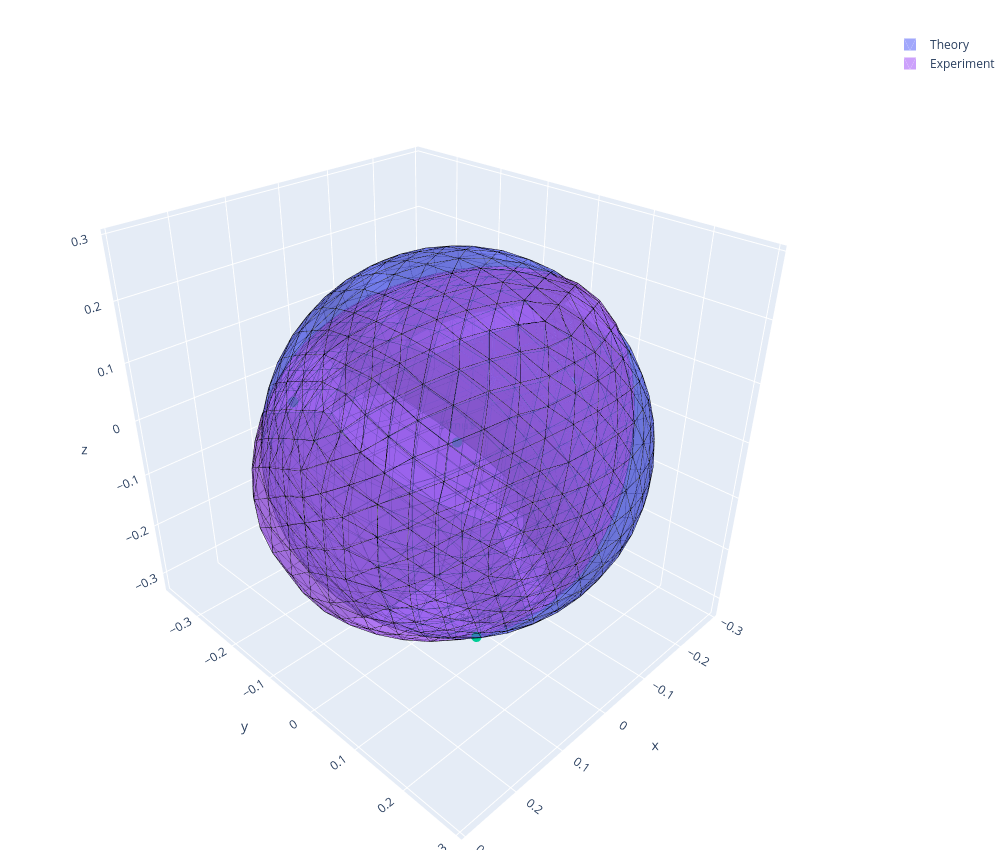

Notebook code cell kept with this figure:
### Code cell
sic_indices = [0,1,2]
marked_probabilities = [P[i] for i in sic_indices] + [x_center]
labels = [r"$p_%d$" % (i+1) for i in sic_indices] + [r"$\mu$"]
B = make_sum_zero_section(marked_probabilities[:-1])

section_data = probability_spectrahedron_section_3D(
        A_matrices=A_matrices,
        x_center=x_center,
        B=B,
)
section_data = section_data | {"marked_probabilities": marked_probabilities, "labels": labels}

section_data_empirical = probability_spectrahedron_section_3D(
        A_matrices=A_matrices_empirical,
        x_center=x_center,
        B=B,
)
section_data_empirical = section_data_empirical | {"marked_probabilities": [], "labels": []}

#plot_section_3D_matplotlib([section_data, section_data_empirical], section_labels=["Theory", "Experiment"])
plot_section_3D_plotly([section_data, section_data_empirical], section_labels=["Theory", "Experiment"])

### Figure 1 — Plotly figure (JSON) as saved in the notebook; plotly's stock layout.template omitted (floating-point values rounded to 4 significant figures; data arrays with more than 128 entries replaced by an {"elided": "..."} marker saying what was removed)
{"data": [{"flatshading": true, "hovertemplate": "y₁=%{x:.4f}<br>y₂=%{y:.4f}<br>y₃=%{z:.4f}<extra></extra>", "i": {"elided": "1280 int values"}, "j": {"elided": "1280 int values"}, "k": {"elided": "1280 int values"}, "name": "Theory", "opacity": 0.6, "showlegend": true, "type": "mesh3d", "x": {"elided": "642 float values"}, "y": {"elided": "642 float values"}, "z": {"elided": "642 float values"}}, {"hoverinfo": "skip", "line": {"color": "black", "width": 1}, "mode": "lines", "showlegend": false, "type": "scatter3d", "x": {"elided": "5760 float values"}, "y": {"elided": "5760 float values"}, "z": {"elided": "5760 float values"}}, {"marker": {"size": 6}, "mode": "markers+text", "showlegend": false, "text": ["$p_1$", "$p_2$", "$p_3$", "$\\mu$"], "textposition": "top center", "type": "scatter3d", "x": [-0.2887, 0.09623, 0.09623, 0.0], "y": [-4.502e-18, -0.2722, 0.1361, 0.0], "z": [-8.141e-18, 4.302e-17, -0.2357, 0.0]}, {"flatshading": true, "hovertemplate": "y₁=%{x:.4f}<br>y₂=%{y:.4f}<br>y₃=%{z:.4f}<extra></extra>", "i": {"elided": "1280 int values"}, "j": {"elided": "1280 int values"}, "k": {"elided": "1280 int values"}, "name": "Experiment", "opacity": 0.6, "showlegend": true, "type": "mesh3d", "x": {"elided": "642 float values"}, "y": {"elided": "642 float values"}, "z": {"elided": "642 float values"}}, {"hoverinfo": "skip", "line": {"color": "black", "width": 1}, "mode": "lines", "showlegend": false, "type": "scatter3d", "x": {"elided": "5760 float values"}, "y": {"elided": "5760 float values"}, "z": {"elided": "5760 float values"}}], "layout": {"height": 850, "margin": {"b": 0, "l": 0, "r": 0, "t": 30}, "scene": {"aspectmode": "data", "camera": {"eye": {"x": 1.4, "y": 1.4, "z": 1.2}}}, "width": 1000}}
